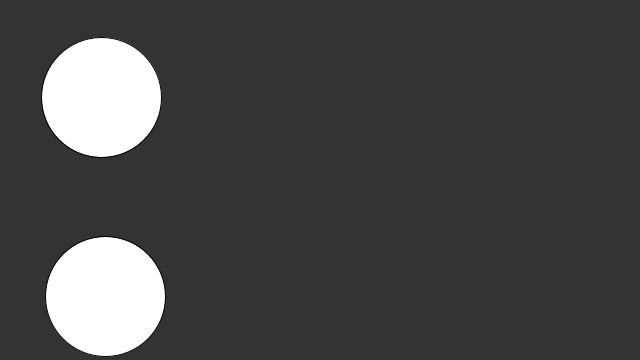
Frame 1 (no input)
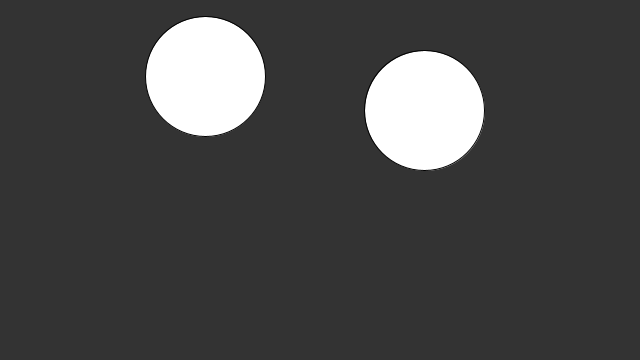
Frame 60 (the mouse pressed at the canvas centre just before this capture)
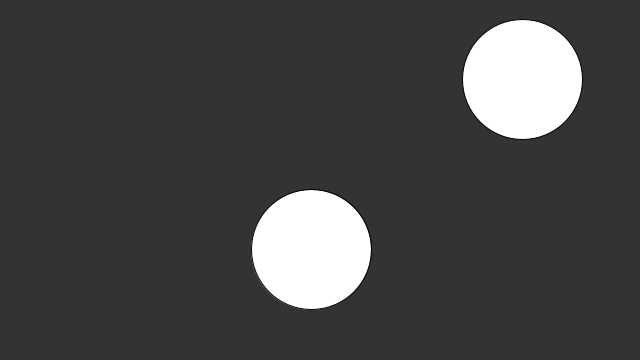
Frame 120 (the mouse held since frame 60 and released just before this capture)

The Processing sketch that drew these frames (run headless with seeded random() and noise(); from frame 60 on, the mouse is pressed at the canvas centre):

// Processing sketch: week15_04_circle_collision_cos_sin_vector_N_N2_M_M2_swap
// ── week15_04_circle_collision_cos_sin_vector_N_N2_M_M2_swap.pde
//week15_04_circle_collision_cos_sin_vector_N_N2_M_M2_swap
void setup() {
  size(640, 360); 
}
Ball ball=new Ball(100, 100, 60);
Ball ball2=new Ball(100, 300, 60);
void draw() {
  background(51);
  if(ball.checkCollision(ball2))fill(#FFAAAA);
  else fill(255);
  ball.update();
  ball.display();
  ball2.update();
  ball2.display();
}

// ── Ball.pde
class Ball {
  float x, y, r;
  float vx, vy;
  Ball(int x0, int y0, int r0) {
    x=x0;
    y=y0;
    r=r0;
    vx=random(-6, +6);
    vy=random(-6, +6);
  }
  boolean checkCollision(Ball other) {
    if (dist(x+vx, y+vy, other.x+other.vx, other.y+other.vy)<r+other.r) {
      PVector diff=new PVector(other.x-x, other.y-y);
      float len=diff.mag();
      float a=diff.heading();

      PVector N=diff.copy().normalize();
      N.mult(N.dot(new PVector(vx, vy)));
      PVector N2=new PVector(-N.y, N.x).normalize();
      N.mult(N2.dot(new PVector(vx, vy)));

      PVector M=diff.copy().normalize();
      M.mult(M.dot(new PVector(other.vx, other.vy)));
      PVector M2=new PVector(-M.y, M.x).normalize();
      M2.mult(M2.dot(new PVector(vx, vy)));

PVector newV1=PVector.add(M,N2);
PVector newV2=PVector.add(N,M2);
vx=newV1.x;
vy=newV1.y;
other.vx=newV2.x;
other.vy=newV2.y;


      return true;
    } else return false;
  }
  void update() {
    if (x+vx>640||x+vx<0)vx=-vx;
    if (y+vy<0||y+vy>360)vy=-vy;
    x+=vx;
    y+=vy;
  }
  void display() {
    ellipse(x, y, r+r, r+r);
  }
}
